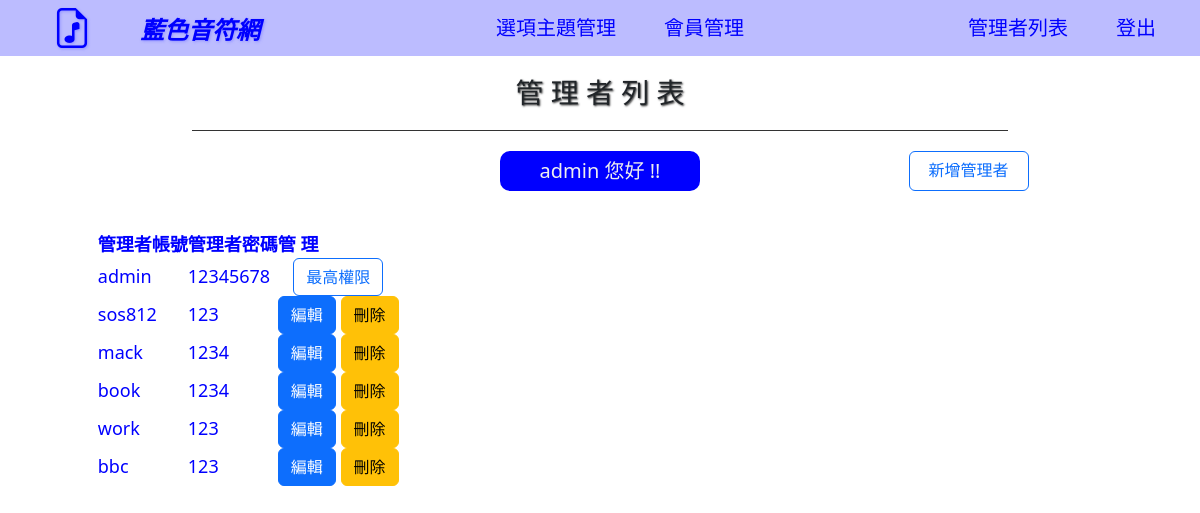
The app's page /admin_center.php?do=admin (signed in), older data.
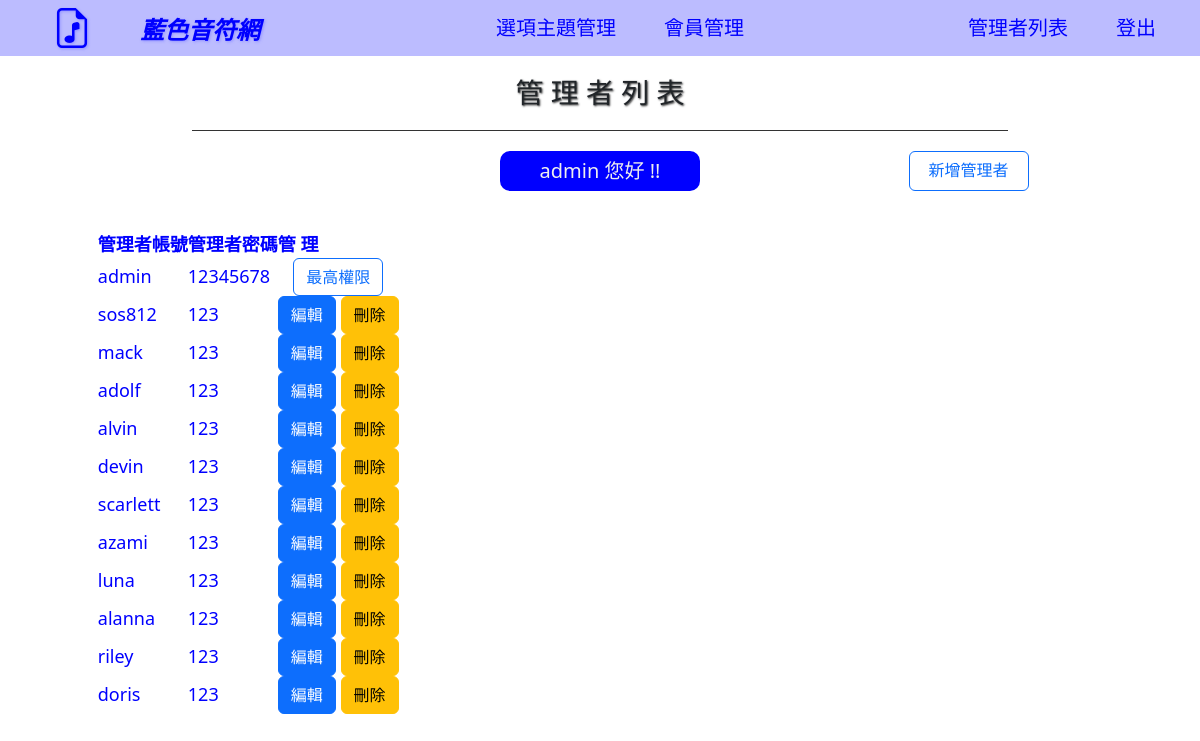
The same page, newer data.
### tables this page shows
CREATE TABLE `admin_hw` (
  `id` int(12) NOT NULL,
  `acc` varchar(16) NOT NULL,
  `pw` varchar(16) NOT NULL,
  `creaded_at` timestamp NOT NULL DEFAULT current_timestamp() ON UPDATE current_timestamp()
);

### db/base.php (called while the page is built, shortened)
<?php
class DB
{
    protected $table;
       protected $dsn="mysql:host=localhost;charset=utf8;dbname=opinion";
    protected $pdo;
    function __construct($table)
    {
        $this->pdo = new PDO($this->dsn,'root','');
        $this->table = $table;
    }
    function all(...$arg){
        $sql = "select * from $this->table ";
        if(isset($arg[0])){
            if(is_array($arg[0])){
                $tmp = $this->arrayToSqlArray($arg[0]);
                $sql .= " where " .join(" && ",$tmp);
            }else{
                $sql .= $arg[0];
            }
        }
        return $this->pdo->query($sql)->fetchAll(PDO::FETCH_ASSOC);
    }
}
$admin = new DB("admin_hw");

### back/admin.php (the view, shortened to what this page needs)
<h1>管 理 者 列 表</h1>
<div class="admin_er">
    <div></div>
    <div class="admin"><?= $_SESSION['admin'] ?> 您好 !!</div>
    <a href="?do=admin_add" class="btn btn-outline-primary ">新增管理者</a>
</div>
<div class="container">
    <div class="admin_sh"">
        <table id="adminTable" class="display">
        <thead>
            <tr>
                <th>管理者帳號</th>
                <th>管理者密碼</th>
                <th>管 理</th>
            </tr>
        </thead>
        <tbody>
            <?php
            $rows = $admin->all(" order by id ");
            foreach ($rows as $key => $row) {
            ?>
                <tr>
                    <td><?= $row['acc'] ?></td>
                    <td><?= $row['pw'] ?></td>
                    <?php
                    if ($row['acc'] == "admin") {
                    ?>
                        <td style="text-align:center;">
                            <button type="button" class="btn btn-outline-primary">最高權限</button>
                        </td>
                    <?php  } elseif ($row['acc'] == $_SESSION['admin']) {  ?>
                        <td style="text-align:center;">
                            <a href="?do=admin_edit&id=<?= $row['id'] ?>" class="btn btn-primary">編輯</a>
                        </td>
                    <?php } else { ?>
                        <td style="text-align:center;">
                            <a href="?do=admin_edit&id=<?= $row['id'] ?>" class="btn btn-primary">編輯</a>
                            <a href="./api/admin_del.php?id=<?= $row['id'] ?>" class="btn btn-warning" onclick="
                                return confirm('確定刪除會員帳號 : <?= $row['acc'] ?>  ?')">刪除</a>
                        </td>
                    <?php } ?>
                </tr>
            <?php   } ?>
        </tbody>
        </table>
    </div>
</div>

### admin_center.php (shortened to what this page needs)
<?php include_once "./db/base.php"; ?>
<!DOCTYPE html>
<html lang="en">
<head>
    <link rel="stylesheet" href="./css/front.css">
    <?php include_once "./layouts/link_css.php" ?>
    <link rel="stylesheet" href="./css/back.css">
</head>
<body>
    <?php include_once "./layouts/header.php"; ?>
    <?php
    $do = $_GET['do'] ?? 'main';
    $file = "./back/" . $do . ".php";
    if (file_exists($file)) {
        include_once $file;
    } else {
        include_once "./back/main.php";
    }
    ?>
</body>
</html>

### layouts/link_css.php (shortened to what this page needs)
<link href="https://cdn.jsdelivr.net/npm/bootstrap@5.3.0-alpha1/dist/css/bootstrap.min.css" rel="stylesheet">
<link rel="stylesheet" href="https://cdn.jsdelivr.net/npm/bootstrap-icons@1.10.2/font/bootstrap-icons.css">
<link rel="stylesheet" type="text/css" href="https://cdn.datatables.net/1.13.1/css/jquery.dataTables.css">

### layouts/header.php (shortened to what this page needs)
<header class="shadow" style="margin-bottom:56px;">
    <nav class="navbar fixed-top justify-content-between" style="background-color:var(--lightBlue);height: 56px; ">
        <?php
        $file_str = explode("/", $_SERVER['PHP_SELF']);
        $local = str_replace('.php', '', array_pop($file_str));
        switch ($local) {
        ?>
            <?php break;
            case "admin_center": ?>
                <ul class="nav nav-pills" role="tablist">
                    <li class="nav-item mx-3">
                        <a class=" nav-link tc " href="index.php"><i class="bi bi-file-earmark-music music"></i></a>
                    </li>
                    <li class="nav-item "  style="padding-right:20px;">
                            <a href="index.php" class="nav-link main" type="button">藍色音符網</a>
                    </li>
                </ul>
                <ul class="nav nav-pills " role="tablist">
                    <li class="nav-item mx-2">
                        <a href="?do=survey" class="nav-link tc" type="button">選項主題管理</a>
                    </li>
                    <li class="nav-item mx-2">
                        <a href="?do=users&p=1" class="nav-link tc" type="button">會員管理</a>
                    </li>
                </ul>
                <ul class="nav nav-pills mr-2 " role="tablist">
                    <li class="nav-item mx-2">
                        <a href="?do=admin" class="nav-link tc" type="button">管理者列表</a>
                    </li>
                    <li class="nav-item mx-2" style="padding-right:20px;">
                        <a href="./logout.php" class="nav-link tc" type="button">登出</a>
                    </li>
                </ul>
        <?php break;
        }  ?>
    </nav>
</header>

### css/front.css (style rules this page uses)
:root { --darkBlue: #000080; --lightBlue: #4D4DFF60; --blue: #00f; --darkenBlue: #262680; --fadeBlue: #0000CC; --white: #fff; }
h1 { width: 60%; padding-top: 30px; margin: auto; padding-bottom: 40px; text-align: center; border-bottom: 1px solid #333; text-shadow: 1px 1px 2px #333; font-weight: bold; line-height: 30px; }

### css/back.css (style rules this page uses)
:root { --darkBlue:#000080; --lightBlue:#4D4DFF60; --blue:#00f; --darkenBlue:#262680; --fadeBlue:#0000CC90; --white:#fff; }
* { box-sizing: border-box; padding: 0; margin: 0; }
h1,h3 { text-align: center; padding: 20px 0; text-shadow: 1px 1px 2px #333; margin:auto; font-size: 28px; }
.item , .users, h1 { width: 68%; min-width: 560px; }
.admin { width: 200px; height: 40px; font-size: 20px; background-color:var(--blue); color: #eee; border-radius: 10px; margin:20px auto; line-height: 24px; padding: 8px; text-align: center; }

### layouts/header.php (style rules this page uses)
.tc { color: var(--blue); font-size: 20px; position: relative; top: -18px; }
.music { color: var(--blue); font-size: 40px; position: relative; top: 0px; text-shadow: 1px 1px 3px var(--lightBlue); padding-left: 20px; }
.main { display: block; position: relative; top: -4px; font-size: 24px; text-shadow: 1px 1px 3px var(--lightBlue); color: var(--blue); font-style: italic; font-weight: bold; }

### back/admin.php (style rules this page uses)
.admin_sh { width: 90%; margin: 20px auto 0px; color: var(--blue); font-size: 18px; }
.admin_er { width: 72%; margin: auto; display: grid; grid-template-columns: 1fr 5fr 1fr; }
.admin_er a { display: block; width: 120px; height: 40px; align-self: center; }

Row changes from the older to the newer data that the page shows:
changed admin_hw "mack": pw "1234" → "123"
added admin_hw: acc "adolf", pw "123"
changed admin_hw: acc "book" → "alvin"; pw "1234" → "123"
changed admin_hw: acc "work" → "devin"
changed admin_hw: acc "bbc" → "scarlett"
added admin_hw: acc "azami", pw "123"
added admin_hw: acc "luna", pw "123"
added admin_hw: acc "alanna", pw "123"
added admin_hw: acc "riley", pw "123"
added admin_hw: acc "doris", pw "123"
